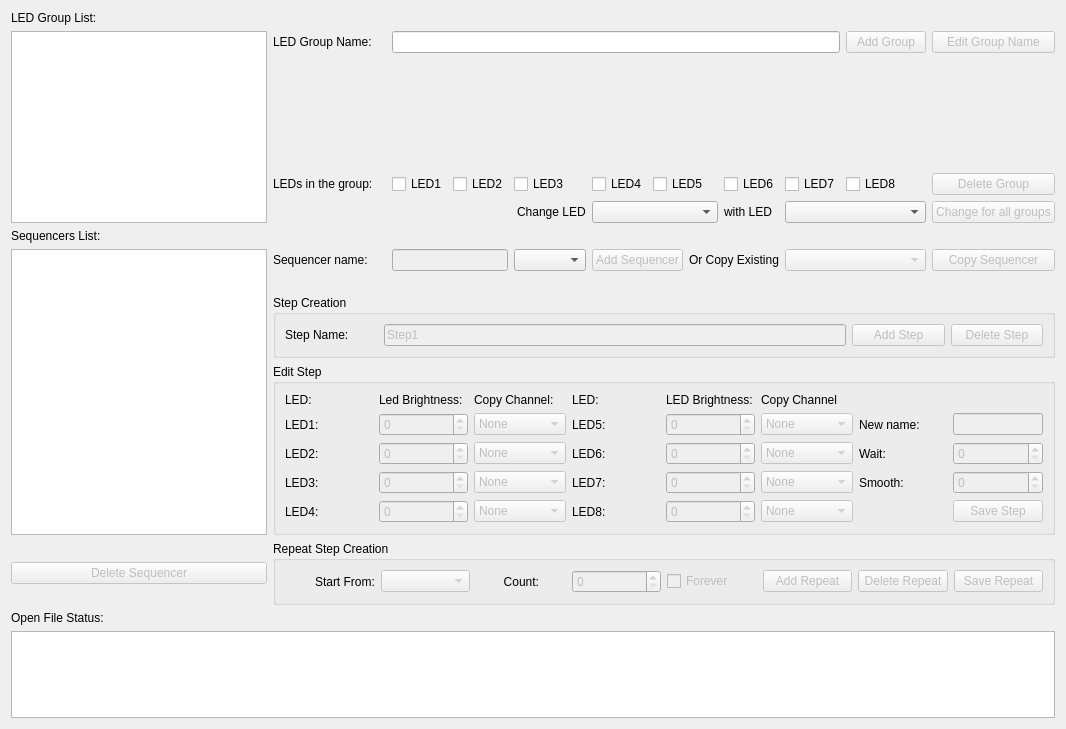
      <widget class="QWidget" name="TabAuxLEDs">
       <attribute name="title">
        <string>AUXLEDs</string>
       </attribute>
       <layout class="QGridLayout" name="gridLayout_7" columnstretch="0,0,0,0,0,0,0,0,0,0,0,0,0">
        <item row="4" column="9">
         <widget class="QLabel" name="LBLWith">
          <property name="text">
           <string>with LED</string>
          </property>
         </widget>
        </item>
        <item row="11" column="1" colspan="12">
         <widget class="QGroupBox" name="groupBox">
          <property name="title">
           <string>Edit Step</string>
          </property>
          <layout class="QGridLayout" name="gridLayout_22">
           <item row="3" column="7">
            <widget class="QSpinBox" name="SpinSmooth">
             <property name="enabled">
              <bool>false</bool>
             </property>
             <property name="maximum">
              <number>9999</number>
             </property>
            </widget>
           </item>
           <item row="4" column="7">
            <widget class="QPushButton" name="BtnEditStep">
             <property name="enabled">
              <bool>false</bool>
             </property>
             <property name="text">
              <string>Save Step</string>
             </property>
            </widget>
           </item>
           <item row="3" column="3">
            <widget class="QLabel" name="LblLED7">
             <property name="text">
              <string>LED7:</string>
             </property>
            </widget>
           </item>
           <item row="2" column="7">
            <widget class="QSpinBox" name="SpinWait">
             <property name="enabled">
              <bool>false</bool>
             </property>
             <property name="maximum">
              <number>9999</number>
             </property>
            </widget>
           </item>
           <item row="2" column="4">
            <widget class="QSpinBox" name="SpinBrightness6">
             <property name="enabled">
              <bool>false</bool>
             </property>
             <property name="maximum">
              <number>100</number>
             </property>
            </widget>
           </item>
           <item row="4" column="3">
            <widget class="QLabel" name="LblLED8">
             <property name="text">
              <string>LED8:</string>
             </property>
            </widget>
           </item>
           <item row="2" column="6">
            <widget class="QLabel" name="LblWait">
             <property name="text">
              <string>Wait:</string>
             </property>
            </widget>
           </item>
           <item row="2" column="5">
            <widget class="QComboBox" name="CBChannel6">
             <property name="enabled">
              <bool>false</bool>
             </property>
             <item>
              <property name="text">
               <string>None</string>
              </property>
             </item>
             <item>
              <property name="text">
               <string>CopyRed</string>
              </property>
             </item>
             <item>
              <property name="text">
               <string>CopyGreen</string>
              </property>
             </item>
             <item>
              <property name="text">
               <string>CopyBlue</string>
              </property>
             </item>
            </widget>
           </item>
           <item row="2" column="3">
            <widget class="QLabel" name="LblLED6">
             <property name="text">
              <string>LED6:</string>
             </property>
            </widget>
           </item>
           <item row="1" column="6">
            <widget class="QLabel" name="LblNewName">
             <property name="text">
              <string>New name:</string>
             </property>
            </widget>
           </item>
           <item row="3" column="4">
            <widget class="QSpinBox" name="SpinBrightness7">
             <property name="enabled">
              <bool>false</bool>
             </property>
             <property name="maximum">
              <number>100</number>
             </property>
            </widget>
           </item>
           <item row="3" column="1">
            <widget class="QSpinBox" name="SpinBrightness3">
             <property name="enabled">
              <bool>false</bool>
             </property>
             <property name="maximum">
              <number>100</number>
             </property>
            </widget>
           </item>
           <item row="3" column="0">
            <widget class="QLabel" name="LblLED3">
             <property name="text">
              <string>LED3:</string>
             </property>
            </widget>
           </item>
           <item row="4" column="0">
            <widget class="QLabel" name="LblLED4">
             <property name="text">
              <string>LED4:</string>
             </property>
            </widget>
           </item>
           <item row="4" column="1">
            <widget class="QSpinBox" name="SpinBrightness4">
             <property name="enabled">
              <bool>false</bool>
             </property>
             <property name="maximum">
              <number>100</number>
             </property>
            </widget>
           </item>
           <item row="4" column="4">
            <widget class="QSpinBox" name="SpinBrightness8">
             <property name="enabled">
              <bool>false</bool>
             </property>
             <property name="maximum">
              <number>100</number>
             </property>
            </widget>
           </item>
           <item row="0" column="2">
            <widget class="QLabel" name="LblChannel">
             <property name="text">
              <string>Copy Channel:</string>
             </property>
            </widget>
           </item>
           <item row="0" column="1">
            <widget class="QLabel" name="LblBrightness">
             <property name="text">
              <string>Led Brightness:</string>
             </property>
            </widget>
           </item>
           <item row="3" column="6">
            <widget class="QLabel" name="LblSmooth">
             <property name="text">
              <string>Smooth:</string>
             </property>
            </widget>
           </item>
           <item row="2" column="2">
            <widget class="QComboBox" name="CBChannel2">
             <property name="enabled">
              <bool>false</bool>
             </property>
             <item>
              <property name="text">
               <string>None</string>
              </property>
             </item>
             <item>
              <property name="text">
               <string>CopyRed</string>
              </property>
             </item>
             <item>
              <property name="text">
               <string>CopyGreen</string>
              </property>
             </item>
             <item>
              <property name="text">
               <string>CopyBlue</string>
              </property>
             </item>
            </widget>
           </item>
           <item row="1" column="4">
            <widget class="QSpinBox" name="SpinBrightness5">
             <property name="enabled">
              <bool>false</bool>
             </property>
             <property name="maximum">
              <number>100</number>
             </property>
            </widget>
           </item>
           <item row="1" column="2">
            <widget class="QComboBox" name="CBChannel1">
             <property name="enabled">
              <bool>false</bool>
             </property>
             <item>
              <property name="text">
               <string>None</string>
              </property>
             </item>
             <item>
              <property name="text">
               <string>CopyRed</string>
              </property>
             </item>
             <item>
              <property name="text">
               <string>CopyGreen</string>
              </property>
             </item>
             <item>
              <property name="text">
               <string>CobyBlue</string>
              </property>
             </item>
            </widget>
           </item>
           <item row="3" column="5">
            <widget class="QComboBox" name="CBChannel7">
             <property name="enabled">
              <bool>false</bool>
             </property>
             <item>
              <property name="text">
               <string>None</string>
              </property>
             </item>
             <item>
              <property name="text">
               <string>CopyRed</string>
              </property>
             </item>
             <item>
              <property name="text">
               <string>CopyGreen</string>
              </property>
             </item>
             <item>
              <property name="text">
               <string>CopyBlue</string>
              </property>
             </item>
            </widget>
           </item>
           <item row="1" column="1">
            <widget class="QSpinBox" name="SpinBrightness1">
             <property name="enabled">
              <bool>false</bool>
             </property>
             <property name="maximum">
              <number>100</number>
             </property>
            </widget>
           </item>
           <item row="4" column="5">
            <widget class="QComboBox" name="CBChannel8">
             <property name="enabled">
              <bool>false</bool>
             </property>
             <item>
              <property name="text">
               <string>None</string>
              </property>
             </item>
             <item>
              <property name="text">
               <string>CopyRed</string>
              </property>
             </item>
             <item>
              <property name="text">
               <string>CopyGreen</string>
              </property>
             </item>
             <item>
              <property name="text">
               <string>CopyBlue</string>
              </property>
             </item>
            </widget>
           </item>
           <item row="0" column="5">
            <widget class="QLabel" name="LblChannel_2">
             <property name="text">
              <string>Copy Channel</string>
             </property>
            </widget>
           </item>
           <item row="0" column="0">
            <widget class="QLabel" name="LblLED">
             <property name="text">
              <string>LED:</string>
             </property>
            </widget>
           </item>
           <item row="0" column="4">
            <widget class="QLabel" name="LblBrightness_2">
             <property name="text">
              <string>LED Brightness:</string>
             </property>
            </widget>
           </item>
           <item row="0" column="3">
            <widget class="QLabel" name="LblLED_2">
             <property name="text">
              <string>LED:</string>
             </property>
            </widget>
           </item>
           <item row="2" column="1">
            <widget class="QSpinBox" name="SpinBrightness2">
             <property name="enabled">
              <bool>false</bool>
             </property>
             <property name="maximum">
              <number>100</number>
             </property>
            </widget>
           </item>
           <item row="1" column="0">
            <widget class="QLabel" name="LblLED1">
             <property name="text">
              <string>LED1:</string>
             </property>
            </widget>
           </item>
           <item row="4" column="2">
            <widget class="QComboBox" name="CBChannel4">
             <property name="enabled">
              <bool>false</bool>
             </property>
             <item>
              <property name="text">
               <string>None</string>
              </property>
             </item>
             <item>
              <property name="text">
               <string>CopyRed</string>
              </property>
             </item>
             <item>
              <property name="text">
               <string>CopyGreen</string>
              </property>
             </item>
             <item>
              <property name="text">
               <string>CopyBlue</string>
              </property>
             </item>
            </widget>
           </item>
           <item row="2" column="0">
            <widget class="QLabel" name="LblLED2">
             <property name="text">
              <string>LED2:</string>
             </property>
            </widget>
           </item>
           <item row="1" column="3">
            <widget class="QLabel" name="LblLed5">
             <property name="text">
              <string>LED5:</string>
             </property>
            </widget>
           </item>
           <item row="3" column="2">
            <widget class="QComboBox" name="CBChannel3">
             <property name="enabled">
              <bool>false</bool>
             </property>
             <item>
              <property name="text">
               <string>None</string>
              </property>
             </item>
             <item>
              <property name="text">
               <string>CopyRed</string>
              </property>
             </item>
             <item>
              <property name="text">
               <string>CopyGreen</string>
              </property>
             </item>
             <item>
              <property name="text">
               <string>CopyBlue</string>
              </property>
             </item>
            </widget>
           </item>
           <item row="1" column="5">
            <widget class="QComboBox" name="CBChannel5">
             <property name="enabled">
              <bool>false</bool>
             </property>
             <item>
              <property name="text">
               <string>None</string>
              </property>
             </item>
             <item>
              <property name="text">
               <string>CopyRed</string>
              </property>
             </item>
             <item>
              <property name="text">
               <string>CopyGreen</string>
              </property>
             </item>
             <item>
              <property name="text">
               <string>CopyBlue</string>
              </property>
             </item>
            </widget>
           </item>
           <item row="1" column="7">
            <widget class="QLineEdit" name="lineEdit">
             <property name="enabled">
              <bool>false</bool>
             </property>
             <property name="maximumSize">
              <size>
               <width>90</width>
               <height>16777215</height>
              </size>
             </property>
            </widget>
           </item>
          </layout>
         </widget>
        </item>
        <item row="6" column="6" colspan="2">
         <widget class="QPushButton" name="BtnAddSequencer">
          <property name="enabled">
           <bool>false</bool>
          </property>
          <property name="text">
           <string>Add Sequencer</string>
          </property>
          <property name="autoDefault">
           <bool>true</bool>
          </property>
         </widget>
        </item>
        <item row="4" column="12">
         <widget class="QPushButton" name="BtnChange">
          <property name="enabled">
           <bool>false</bool>
          </property>
          <property name="text">
           <string>Change for all groups</string>
          </property>
         </widget>
        </item>
        <item row="4" column="10" colspan="2">
         <widget class="QComboBox" name="CBSecondLED"/>
        </item>
        <item row="4" column="6" colspan="3">
         <widget class="QComboBox" name="CBFirstLED"/>
        </item>
        <item row="3" column="5">
         <widget class="QCheckBox" name="CBLed3">
          <property name="text">
           <string>LED3</string>
          </property>
         </widget>
        </item>
        <item row="3" column="3">
         <widget class="QCheckBox" name="CBLed1">
          <property name="text">
           <string>LED1</string>
          </property>
         </widget>
        </item>
        <item row="3" column="6">
         <widget class="QCheckBox" name="CBLed4">
          <property name="text">
           <string>LED4</string>
          </property>
         </widget>
        </item>
        <item row="3" column="9">
         <widget class="QCheckBox" name="CBLed6">
          <property name="text">
           <string>LED6</string>
          </property>
         </widget>
        </item>
        <item row="3" column="12">
         <widget class="QPushButton" name="BtnDeleteGroup">
          <property name="enabled">
           <bool>false</bool>
          </property>
          <property name="text">
           <string>Delete Group</string>
          </property>
          <property name="autoDefault">
           <bool>true</bool>
          </property>
         </widget>
        </item>
        <item row="3" column="2">
         <widget class="QLabel" name="LBLLedsList">
          <property name="text">
           <string/>
          </property>
         </widget>
        </item>
        <item row="3" column="10">
         <widget class="QCheckBox" name="CBLed7">
          <property name="text">
           <string>LED7</string>
          </property>
         </widget>
        </item>
        <item row="6" column="1">
         <widget class="QLabel" name="LblSeqName">
          <property name="text">
           <string>Sequencer name:</string>
          </property>
         </widget>
        </item>
        <item row="3" column="11">
         <widget class="QCheckBox" name="CBLed8">
          <property name="text">
           <string>LED8</string>
          </property>
         </widget>
        </item>
        <item row="5" column="0">
         <widget class="QLabel" name="LblSequencers">
          <property name="text">
           <string>Sequencers List:</string>
          </property>
         </widget>
        </item>
        <item row="3" column="1">
         <widget class="QLabel" name="LblLeds">
          <property name="text">
           <string>LEDs in the group:</string>
          </property>
         </widget>
        </item>
        <item row="6" column="0" rowspan="6">
         <widget class="QTreeWidget" name="TrStructure">
          <attribute name="headerVisible">
           <bool>false</bool>
          </attribute>
          <column>
           <property name="text">
            <string notr="true">1</string>
           </property>
          </column>
         </widget>
        </item>
        <item row="3" column="4">
         <widget class="QCheckBox" name="CBLed2">
          <property name="text">
           <string>LED2</string>
          </property>
         </widget>
        </item>
        <item row="1" column="1">
         <widget class="QLabel" name="LblGroupName">
          <property name="text">
           <string>LED Group Name:</string>
          </property>
         </widget>
        </item>
        <item row="1" column="0" rowspan="4">
         <widget class="QListWidget" name="LstGroup"/>
        </item>
        <item row="14" column="0" colspan="13">
         <widget class="QTextBrowser" name="TxtAuxStatus">
          <property name="minimumSize">
           <size>
            <width>0</width>
            <height>87</height>
           </size>
          </property>
          <property name="maximumSize">
           <size>
            <width>16777215</width>
            <height>87</height>
           </size>
          </property>
         </widget>
        </item>
        <item row="0" column="0">
         <widget class="QLabel" name="LblGroup">
          <property name="text">
           <string>LED Group List:</string>
          </property>
         </widget>
        </item>
        <item row="13" column="0">
         <widget class="QLabel" name="LblAuxStatus">
          <property name="text">
           <string>Open File Status:</string>
          </property>
         </widget>
        </item>
        <item row="12" column="0">
         <widget class="QPushButton" name="BtnDeleteSeq">
          <property name="enabled">
           <bool>false</bool>
          </property>
          <property name="text">
           <string>Delete Sequencer</string>
          </property>
          <property name="autoDefault">
           <bool>true</bool>
          </property>
         </widget>
        </item>
        <item row="6" column="10" colspan="2">
         <widget class="QComboBox" name="CBSeqList">
          <property name="enabled">
           <bool>false</bool>
          </property>
         </widget>
        </item>
        <item row="3" column="7" colspan="2">
         <widget class="QCheckBox" name="CBLed5">
          <property name="text">
           <string>LED5</string>
          </property>
         </widget>
        </item>
        <item row="6" column="12">
         <widget class="QPushButton" name="BtnCopySeq">
          <property name="enabled">
           <bool>false</bool>
          </property>
          <property name="text">
           <string>Copy Sequencer</string>
          </property>
          <property name="autoDefault">
           <bool>true</bool>
          </property>
         </widget>
        </item>
        <item row="12" column="1" colspan="12">
         <widget class="QGroupBox" name="GBRepeat">
          <property name="title">
           <string>Repeat Step Creation</string>
          </property>
          <layout class="QGridLayout" name="gridLayout_24">
           <item row="1" column="1">
            <widget class="QComboBox" name="CBStartrom">
             <property name="enabled">
              <bool>false</bool>
             </property>
            </widget>
           </item>
           <item row="1" column="5">
            <widget class="QPushButton" name="BtnAddRepeat">
             <property name="enabled">
              <bool>false</bool>
             </property>
             <property name="text">
              <string>Add Repeat</string>
             </property>
             <property name="autoDefault">
              <bool>true</bool>
             </property>
            </widget>
           </item>
           <item row="1" column="0" alignment="Qt::AlignRight">
            <widget class="QLabel" name="LblStartFrom">
             <property name="text">
              <string>Start From:</string>
             </property>
            </widget>
           </item>
           <item row="1" column="8">
            <widget class="QPushButton" name="BtnDeleteRepeat">
             <property name="enabled">
              <bool>false</bool>
             </property>
             <property name="text">
              <string>Delete Repeat</string>
             </property>
             <property name="autoDefault">
              <bool>true</bool>
             </property>
            </widget>
           </item>
           <item row="1" column="4">
            <widget class="QCheckBox" name="CBForever">
             <property name="enabled">
              <bool>false</bool>
             </property>
             <property name="text">
              <string>Forever</string>
             </property>
            </widget>
           </item>
           <item row="1" column="3">
            <widget class="QSpinBox" name="SpinCount">
             <property name="enabled">
              <bool>false</bool>
             </property>
            </widget>
           </item>
           <item row="1" column="2" alignment="Qt::AlignHCenter">
            <widget class="QLabel" name="LblCount">
             <property name="text">
              <string>Count:</string>
             </property>
             <property name="alignment">
              <set>Qt::AlignRight|Qt::AlignTrailing|Qt::AlignVCenter</set>
             </property>
            </widget>
           </item>
           <item row="1" column="9">
            <widget class="QPushButton" name="BtnEditRepeat">
             <property name="enabled">
              <bool>false</bool>
             </property>
             <property name="text">
              <string>Save Repeat</string>
             </property>
             <property name="autoDefault">
              <bool>true</bool>
             </property>
            </widget>
           </item>
          </layout>
         </widget>
        </item>
        <item row="6" column="8" colspan="2">
         <widget class="QLabel" name="LBLCopy">
          <property name="text">
           <string>Or Copy Existing</string>
          </property>
         </widget>
        </item>
        <item row="6" column="5">
         <widget class="QComboBox" name="CBGroup"/>
        </item>
        <item row="6" column="3" colspan="2">
         <widget class="QLineEdit" name="TxtSeqName">
          <property name="enabled">
           <bool>false</bool>
          </property>
          <property name="text">
           <string/>
          </property>
         </widget>
        </item>
        <item row="10" column="1" colspan="12">
         <widget class="QGroupBox" name="GBStep">
          <property name="title">
           <string>Step Creation</string>
          </property>
          <layout class="QGridLayout" name="gridLayout_8">
           <item row="0" column="0">
            <widget class="QLabel" name="LblStepName">
             <property name="text">
              <string>Step Name:</string>
             </property>
            </widget>
           </item>
           <item row="0" column="7">
            <widget class="QPushButton" name="BtnDeleteStep">
             <property name="enabled">
              <bool>false</bool>
             </property>
             <property name="text">
              <string>Delete Step</string>
             </property>
            </widget>
           </item>
           <item row="0" column="6">
            <widget class="QPushButton" name="BtnAddStep">
             <property name="enabled">
              <bool>false</bool>
             </property>
             <property name="text">
              <string>Add Step</string>
             </property>
            </widget>
           </item>
           <item row="0" column="1" colspan="5">
            <widget class="QLineEdit" name="TxtStepName">
             <property name="enabled">
              <bool>false</bool>
             </property>
             <property name="text">
              <string>Step1</string>
             </property>
            </widget>
           </item>
          </layout>
         </widget>
        </item>
        <item row="1" column="3" colspan="8">
         <widget class="QLineEdit" name="TxtGroup"/>
        </item>
        <item row="1" column="11">
         <widget class="QPushButton" name="BtnAddGroup">
          <property name="enabled">
           <bool>false</bool>
          </property>
          <property name="text">
           <string>Add Group</string>
          </property>
          <property name="autoDefault">
           <bool>true</bool>
          </property>
         </widget>
        </item>
        <item row="1" column="12">
         <widget class="QPushButton" name="BtnUpdate">
          <property name="enabled">
           <bool>false</bool>
          </property>
          <property name="text">
           <string>Edit Group Name</string>
          </property>
         </widget>
        </item>
        <item row="4" column="1" colspan="5" alignment="Qt::AlignRight">
         <widget class="QLabel" name="LBLChange">
          <property name="text">
           <string>Change LED</string>
          </property>
         </widget>
        </item>
       </layout>
      </widget>
